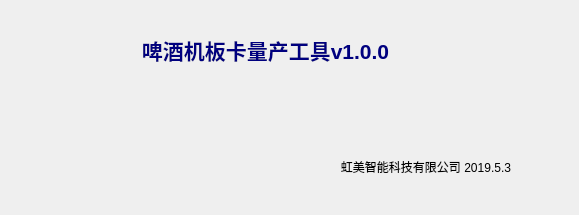
<?xml version="1.0" encoding="UTF-8"?>
<ui version="4.0">
 <class>abou_Dialog</class>
 <widget class="QDialog" name="abou_Dialog">
  <property name="geometry">
   <rect>
    <x>0</x>
    <y>0</y>
    <width>579</width>
    <height>215</height>
   </rect>
  </property>
  <property name="windowTitle">
   <string>Dialog</string>
  </property>
  <widget class="QLabel" name="label">
   <property name="geometry">
    <rect>
     <x>20</x>
     <y>20</y>
     <width>491</width>
     <height>171</height>
    </rect>
   </property>
   <property name="text">
    <string>&lt;html&gt;&lt;head/&gt;&lt;body&gt;&lt;p align=&quot;center&quot;&gt;&lt;span style=&quot; font-size:16pt; font-weight:600; color:#00007f;&quot;&gt;啤酒机板卡量产工具v1.0.0&lt;/span&gt;&lt;/p&gt;&lt;p align=&quot;center&quot;&gt;&lt;br/&gt;&lt;/p&gt;&lt;p align=&quot;center&quot;&gt;&lt;br/&gt;&lt;/p&gt;&lt;p align=&quot;right&quot;&gt;虹美智能科技有限公司 2019.5.3&lt;/p&gt;&lt;/body&gt;&lt;/html&gt;</string>
   </property>
   <property name="textFormat">
    <enum>Qt::RichText</enum>
   </property>
  </widget>
 </widget>
 <resources/>
 <connections/>
</ui>
